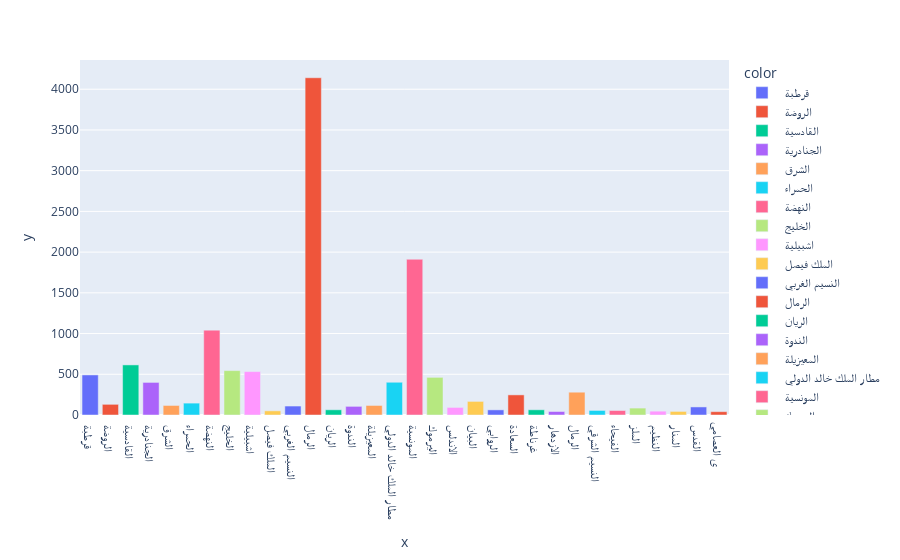

Notebook code for this chart:
### Code cell
name_e40,count = get_top_names(east_names,40)
px.bar(y=count,x=name_e40,color=name_e40)
# px.pie(values=count, names=name)
# DF[DF['neighbourhood']==' العليا ']

### Figure 1 — Plotly figure (JSON) as saved in the notebook; plotly's stock layout.template omitted (floating-point values rounded to 4 significant figures)
{"data": [{"alignmentgroup": "True", "hovertemplate": "color= قرطبة <br>x=%{x}<br>y=%{y}<extra></extra>", "legendgroup": " قرطبة ", "marker": {"color": "#636efa", "pattern": {"shape": ""}}, "name": " قرطبة ", "offsetgroup": " قرطبة ", "orientation": "v", "showlegend": true, "textposition": "auto", "type": "bar", "x": [" قرطبة "], "xaxis": "x", "y": [492], "yaxis": "y"}, {"alignmentgroup": "True", "hovertemplate": "color= الروضة <br>x=%{x}<br>y=%{y}<extra></extra>", "legendgroup": " الروضة ", "marker": {"color": "#EF553B", "pattern": {"shape": ""}}, "name": " الروضة ", "offsetgroup": " الروضة ", "orientation": "v", "showlegend": true, "textposition": "auto", "type": "bar", "x": [" الروضة "], "xaxis": "x", "y": [131], "yaxis": "y"}, {"alignmentgroup": "True", "hovertemplate": "color= القادسية <br>x=%{x}<br>y=%{y}<extra></extra>", "legendgroup": " القادسية ", "marker": {"color": "#00cc96", "pattern": {"shape": ""}}, "name": " القادسية ", "offsetgroup": " القادسية ", "orientation": "v", "showlegend": true, "textposition": "auto", "type": "bar", "x": [" القادسية "], "xaxis": "x", "y": [615], "yaxis": "y"}, {"alignmentgroup": "True", "hovertemplate": "color= الجنادرية <br>x=%{x}<br>y=%{y}<extra></extra>", "legendgroup": " الجنادرية ", "marker": {"color": "#ab63fa", "pattern": {"shape": ""}}, "name": " الجنادرية ", "offsetgroup": " الجنادرية ", "orientation": "v", "showlegend": true, "textposition": "auto", "type": "bar", "x": [" الجنادرية "], "xaxis": "x", "y": [400], "yaxis": "y"}, {"alignmentgroup": "True", "hovertemplate": "color= الشرق <br>x=%{x}<br>y=%{y}<extra></extra>", "legendgroup": " الشرق ", "marker": {"color": "#FFA15A", "pattern": {"shape": ""}}, "name": " الشرق ", "offsetgroup": " الشرق ", "orientation": "v", "showlegend": true, "textposition": "auto", "type": "bar", "x": [" الشرق "], "xaxis": "x", "y": [117], "yaxis": "y"}, {"alignmentgroup": "True", "hovertemplate": "color= الحمراء <br>x=%{x}<br>y=%{y}<extra></extra>", "legendgroup": " الحمراء ", "marker": {"color": "#19d3f3", "pattern": {"shape": ""}}, "name": " الحمراء ", "offsetgroup": " الحمراء ", "orientation": "v", "showlegend": true, "textposition": "auto", "type": "bar", "x": [" الحمراء "], "xaxis": "x", "y": [146], "yaxis": "y"}, {"alignmentgroup": "True", "hovertemplate": "color= النهضة <br>x=%{x}<br>y=%{y}<extra></extra>", "legendgroup": " النهضة ", "marker": {"color": "#FF6692", "pattern": {"shape": ""}}, "name": " النهضة ", "offsetgroup": " النهضة ", "orientation": "v", "showlegend": true, "textposition": "auto", "type": "bar", "x": [" النهضة "], "xaxis": "x", "y": [1042], "yaxis": "y"}, {"alignmentgroup": "True", "hovertemplate": "color= الخليج <br>x=%{x}<br>y=%{y}<extra></extra>", "legendgroup": " الخليج ", "marker": {"color": "#B6E880", "pattern": {"shape": ""}}, "name": " الخليج ", "offsetgroup": " الخليج ", "orientation": "v", "showlegend": true, "textposition": "auto", "type": "bar", "x": [" الخليج "], "xaxis": "x", "y": [545], "yaxis": "y"}, {"alignmentgroup": "True", "hovertemplate": "color= اشبيلية <br>x=%{x}<br>y=%{y}<extra></extra>", "legendgroup": " اشبيلية ", "marker": {"color": "#FF97FF", "pattern": {"shape": ""}}, "name": " اشبيلية ", "offsetgroup": " اشبيلية ", "orientation": "v", "showlegend": true, "textposition": "auto", "type": "bar", "x": [" اشبيلية "], "xaxis": "x", "y": [533], "yaxis": "y"}, {"alignmentgroup": "True", "hovertemplate": "color= الملك فيصل <br>x=%{x}<br>y=%{y}<extra></extra>", "legendgroup": " الملك فيصل ", "marker": {"color": "#FECB52", "pattern": {"shape": ""}}, "name": " الملك فيصل ", "offsetgroup": " الملك فيصل ", "orientation": "v", "showlegend": true, "textposition": "auto", "type": "bar", "x": [" الملك فيصل "], "xaxis": "x", "y": [51], "yaxis": "y"}, {"alignmentgroup": "True", "hovertemplate": "color= النسيم الغربي <br>x=%{x}<br>y=%{y}<extra></extra>", "legendgroup": " النسيم الغربي ", "marker": {"color": "#636efa", "pattern": {"shape": ""}}, "name": " النسيم الغربي ", "offsetgroup": " النسيم الغربي ", "orientation": "v", "showlegend": true, "textposition": "auto", "type": "bar", "x": [" النسيم الغربي "], "xaxis": "x", "y": [110], "yaxis": "y"}, {"alignmentgroup": "True", "hovertemplate": "color= الرمال <br>x=%{x}<br>y=%{y}<extra></extra>", "legendgroup": " الرمال ", "marker": {"color": "#EF553B", "pattern": {"shape": ""}}, "name": " الرمال ", "offsetgroup": " الرمال ", "orientation": "v", "showlegend": true, "textposition": "auto", "type": "bar", "x": [" الرمال "], "xaxis": "x", "y": [4141], "yaxis": "y"}, {"alignmentgroup": "True", "hovertemplate": "color= الريان <br>x=%{x}<br>y=%{y}<extra></extra>", "legendgroup": " الريان ", "marker": {"color": "#00cc96", "pattern": {"shape": ""}}, "name": " الريان ", "offsetgroup": " الريان ", "orientation": "v", "showlegend": true, "textposition": "auto", "type": "bar", "x": [" الريان "], "xaxis": "x", "y": [64], "yaxis": "y"}, {"alignmentgroup": "True", "hovertemplate": "color= الندوة <br>x=%{x}<br>y=%{y}<extra></extra>", "legendgroup": " الندوة ", "marker": {"color": "#ab63fa", "pattern": {"shape": ""}}, "name": " الندوة ", "offsetgroup": " الندوة ", "orientation": "v", "showlegend": true, "textposition": "auto", "type": "bar", "x": [" الندوة "], "xaxis": "x", "y": [106], "yaxis": "y"}, {"alignmentgroup": "True", "hovertemplate": "color= المعيزيلة <br>x=%{x}<br>y=%{y}<extra></extra>", "legendgroup": " المعيزيلة ", "marker": {"color": "#FFA15A", "pattern": {"shape": ""}}, "name": " المعيزيلة ", "offsetgroup": " المعيزيلة ", "orientation": "v", "showlegend": true, "textposition": "auto", "type": "bar", "x": [" المعيزيلة "], "xaxis": "x", "y": [117], "yaxis": "y"}, {"alignmentgroup": "True", "hovertemplate": "color= مطار الملك خالد الدولي <br>x=%{x}<br>y=%{y}<extra></extra>", "legendgroup": " مطار الملك خالد الدولي ", "marker": {"color": "#19d3f3", "pattern": {"shape": ""}}, "name": " مطار الملك خالد الدولي ", "offsetgroup": " مطار الملك خالد الدولي ", "orientation": "v", "showlegend": true, "textposition": "auto", "type": "bar", "x": [" مطار الملك خالد الدولي "], "xaxis": "x", "y": [402], "yaxis": "y"}, {"alignmentgroup": "True", "hovertemplate": "color= المونسية <br>x=%{x}<br>y=%{y}<extra></extra>", "legendgroup": " المونسية ", "marker": {"color": "#FF6692", "pattern": {"shape": ""}}, "name": " المونسية ", "offsetgroup": " المونسية ", "orientation": "v", "showlegend": true, "textposition": "auto", "type": "bar", "x": [" المونسية "], "xaxis": "x", "y": [1912], "yaxis": "y"}, {"alignmentgroup": "True", "hovertemplate": "color= اليرموك <br>x=%{x}<br>y=%{y}<extra></extra>", "legendgroup": " اليرموك ", "marker": {"color": "#B6E880", "pattern": {"shape": ""}}, "name": " اليرموك ", "offsetgroup": " اليرموك ", "orientation": "v", "showlegend": true, "textposition": "auto", "type": "bar", "x": [" اليرموك "], "xaxis": "x", "y": [462], "yaxis": "y"}, {"alignmentgroup": "True", "hovertemplate": "color= الاندلس <br>x=%{x}<br>y=%{y}<extra></extra>", "legendgroup": " الاندلس ", "marker": {"color": "#FF97FF", "pattern": {"shape": ""}}, "name": " الاندلس ", "offsetgroup": " الاندلس ", "orientation": "v", "showlegend": true, "textposition": "auto", "type": "bar", "x": [" الاندلس "], "xaxis": "x", "y": [93], "yaxis": "y"}, {"alignmentgroup": "True", "hovertemplate": "color= البيان <br>x=%{x}<br>y=%{y}<extra></extra>", "legendgroup": " البيان ", "marker": {"color": "#FECB52", "pattern": {"shape": ""}}, "name": " البيان ", "offsetgroup": " البيان ", "orientation": "v", "showlegend": true, "textposition": "auto", "type": "bar", "x": [" البيان "], "xaxis": "x", "y": [167], "yaxis": "y"}, {"alignmentgroup": "True", "hovertemplate": "color= الروابي <br>x=%{x}<br>y=%{y}<extra></extra>", "legendgroup": " الروابي ", "marker": {"color": "#636efa", "pattern": {"shape": ""}}, "name": " الروابي ", "offsetgroup": " الروابي ", "orientation": "v", "showlegend": true, "textposition": "auto", "type": "bar", "x": [" الروابي "], "xaxis": "x", "y": [63], "yaxis": "y"}, {"alignmentgroup": "True", "hovertemplate": "color= السعادة <br>x=%{x}<br>y=%{y}<extra></extra>", "legendgroup": " السعادة ", "marker": {"color": "#EF553B", "pattern": {"shape": ""}}, "name": " السعادة ", "offsetgroup": " السعادة ", "orientation": "v", "showlegend": true, "textposition": "auto", "type": "bar", "x": [" السعادة "], "xaxis": "x", "y": [247], "yaxis": "y"}, {"alignmentgroup": "True", "hovertemplate": "color= غرناطة <br>x=%{x}<br>y=%{y}<extra></extra>", "legendgroup": " غرناطة ", "marker": {"color": "#00cc96", "pattern": {"shape": ""}}, "name": " غرناطة ", "offsetgroup": " غرناطة ", "orientation": "v", "showlegend": true, "textposition": "auto", "type": "bar", "x": [" غرناطة "], "xaxis": "x", "y": [64], "yaxis": "y"}, {"alignmentgroup": "True", "hovertemplate": "color= الازدهار <br>x=%{x}<br>y=%{y}<extra></extra>", "legendgroup": " الازدهار ", "marker": {"color": "#ab63fa", "pattern": {"shape": ""}}, "name": " الازدهار ", "offsetgroup": " الازدهار ", "orientation": "v", "showlegend": true, "textposition": "auto", "type": "bar", "x": [" الازدهار "], "xaxis": "x", "y": [43], "yaxis": "y"}, {"alignmentgroup": "True", "hovertemplate": "color= الرمال<br>x=%{x}<br>y=%{y}<extra></extra>", "legendgroup": " الرمال", "marker": {"color": "#FFA15A", "pattern": {"shape": ""}}, "name": " الرمال", "offsetgroup": " الرمال", "orientation": "v", "showlegend": true, "textposition": "auto", "type": "bar", "x": [" الرمال"], "xaxis": "x", "y": [280], "yaxis": "y"}, {"alignmentgroup": "True", "hovertemplate": "color= النسيم الشرقي <br>x=%{x}<br>y=%{y}<extra></extra>", "legendgroup": " النسيم الشرقي ", "marker": {"color": "#19d3f3", "pattern": {"shape": ""}}, "name": " النسيم الشرقي ", "offsetgroup": " النسيم الشرقي ", "orientation": "v", "showlegend": true, "textposition": "auto", "type": "bar", "x": [" النسيم الشرقي "], "xaxis": "x", "y": [56], "yaxis": "y"}, {"alignmentgroup": "True", "hovertemplate": "color= الفيحاء <br>x=%{x}<br>y=%{y}<extra></extra>", "legendgroup": " الفيحاء ", "marker": {"color": "#FF6692", "pattern": {"shape": ""}}, "name": " الفيحاء ", "offsetgroup": " الفيحاء ", "orientation": "v", "showlegend": true, "textposition": "auto", "type": "bar", "x": [" الفيحاء "], "xaxis": "x", "y": [55], "yaxis": "y"}, {"alignmentgroup": "True", "hovertemplate": "color= الملز <br>x=%{x}<br>y=%{y}<extra></extra>", "legendgroup": " الملز ", "marker": {"color": "#B6E880", "pattern": {"shape": ""}}, "name": " الملز ", "offsetgroup": " الملز ", "orientation": "v", "showlegend": true, "textposition": "auto", "type": "bar", "x": [" الملز "], "xaxis": "x", "y": [85], "yaxis": "y"}, {"alignmentgroup": "True", "hovertemplate": "color= النظيم <br>x=%{x}<br>y=%{y}<extra></extra>", "legendgroup": " النظيم ", "marker": {"color": "#FF97FF", "pattern": {"shape": ""}}, "name": " النظيم ", "offsetgroup": " النظيم ", "orientation": "v", "showlegend": true, "textposition": "auto", "type": "bar", "x": [" النظيم "], "xaxis": "x", "y": [47], "yaxis": "y"}, {"alignmentgroup": "True", "hovertemplate": "color= المنار <br>x=%{x}<br>y=%{y}<extra></extra>", "legendgroup": " المنار ", "marker": {"color": "#FECB52", "pattern": {"shape": ""}}, "name": " المنار ", "offsetgroup": " المنار ", "orientation": "v", "showlegend": true, "textposition": "auto", "type": "bar", "x": [" المنار "], "xaxis": "x", "y": [44], "yaxis": "y"}, {"alignmentgroup": "True", "hovertemplate": "color= القدس <br>x=%{x}<br>y=%{y}<extra></extra>", "legendgroup": " القدس ", "marker": {"color": "#636efa", "pattern": {"shape": ""}}, "name": " القدس ", "offsetgroup": " القدس ", "orientation": "v", "showlegend": true, "textposition": "auto", "type": "bar", "x": [" القدس "], "xaxis": "x", "y": [99], "yaxis": "y"}, {"alignmentgroup": "True", "hovertemplate": "color=ى العصامي <br>x=%{x}<br>y=%{y}<extra></extra>", "legendgroup": "ى العصامي ", "marker": {"color": "#EF553B", "pattern": {"shape": ""}}, "name": "ى العصامي ", "offsetgroup": "ى العصامي ", "orientation": "v", "showlegend": true, "textposition": "auto", "type": "bar", "x": ["ى العصامي "], "xaxis": "x", "y": [41], "yaxis": "y"}], "layout": {"barmode": "relative", "legend": {"title": {"text": "color"}, "tracegroupgap": 0}, "margin": {"t": 60}, "xaxis": {"anchor": "y", "domain": [0, 1], "title": {"text": "x"}}, "yaxis": {"anchor": "x", "domain": [0, 1], "title": {"text": "y"}}}}
